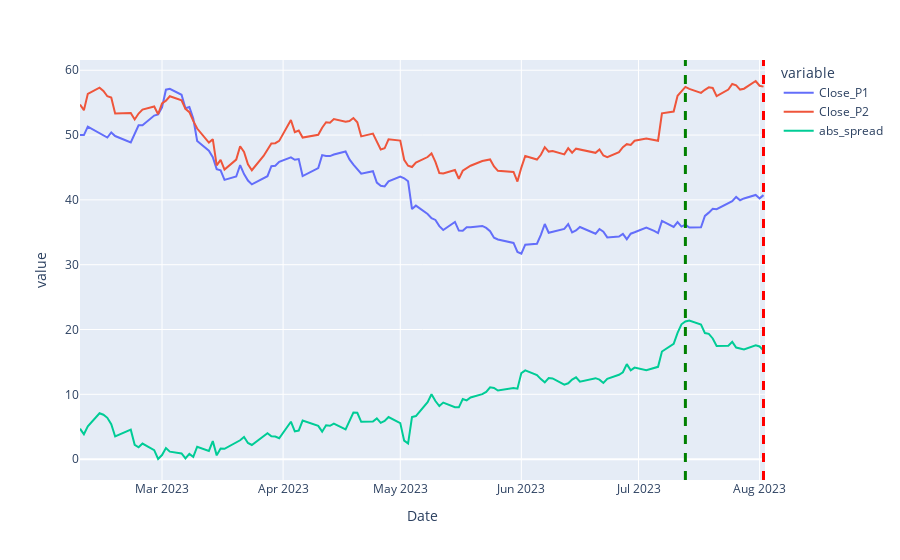

Notebook code for this chart:
### Markdown cell above
## Visualize the data

### Code cell
examine_output_data(
    tb=sample_output,
    ticker1=sampled_record.Ticker_P1.values[0],
    ticker2=sampled_record.Ticker_P2.values[0],
    date=sampled_record.Date.values[0]
)
